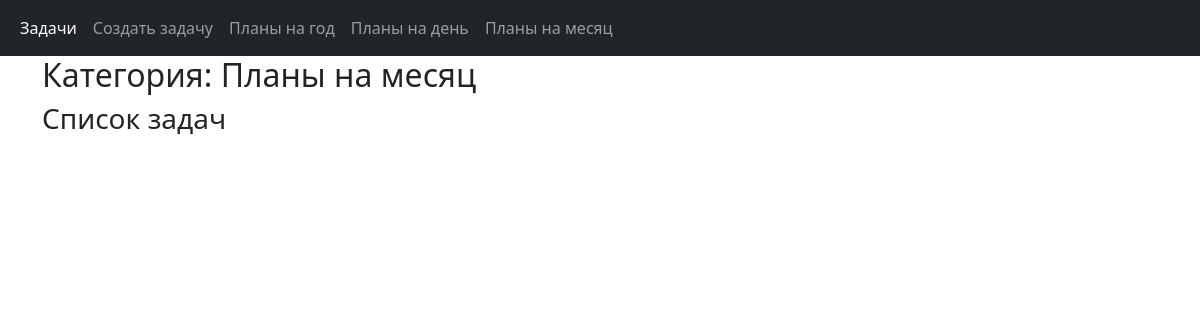
Page /taskmanager/2/ on the earlier database version.
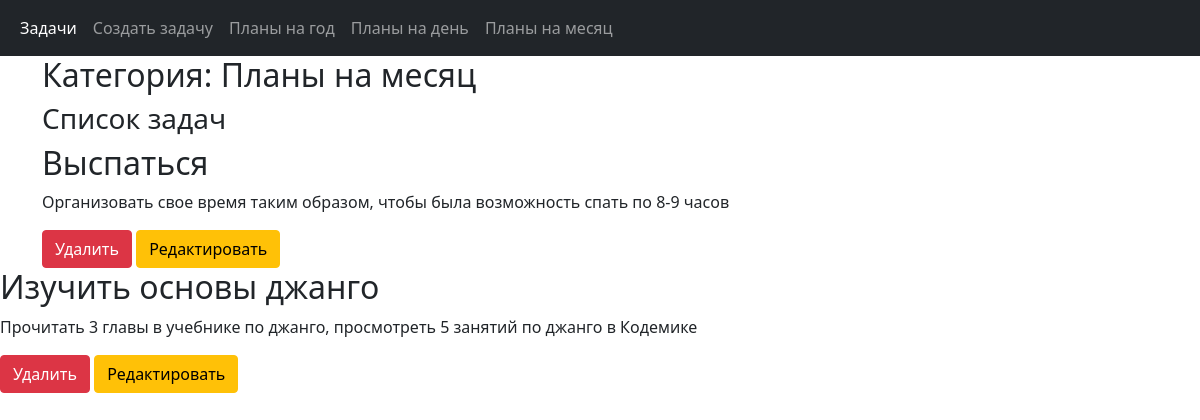
Same page on the later database version.
### taskmanager/models.py (models this page shows, shortened)
class Category(models.Model):
    name = models.CharField(max_length=100, db_index=True)
    class Meta:
        verbose_name = 'Категория'
        verbose_name_plural = 'Категории'
        ordering = ['name']

class Task(models.Model):
    title = models.CharField('title', max_length=100)
    description = models.TextField('description', max_length=250)
    creation_time = models.DateTimeField(auto_now_add=True, db_index=True)
    category = models.ForeignKey('Category', null=True, on_delete=models.PROTECT)
    status = models.BooleanField('status', default=False)
    class Meta:
        verbose_name = 'Задача'
        verbose_name_plural = 'Задачи'
        ordering = ['title']

### taskmanager/views.py (the view)
# urls.py: path('<int:category_id>/', by_category, name='by_category'),
def by_category(request, category_id):
    tasks = Task.objects.filter(category=category_id)
    categories = Category.objects.all()
    current_category = Category.objects.get(pk=category_id)
    context = {'tasks': tasks, 'categories': categories, 'current_category': current_category}
    return render(request, 'taskmanager/by_category.html', context)

### taskmanager/templates/taskmanager/by_category.html (shortened to what this page needs)
{% extends 'layout/base.html' %}
{% block category_name %}<h2>Категория: {{ current_category.name }}</h2>{% endblock %}

### taskmanager/templates/layout/base.html (shortened to what this page needs)
<!DOCTYPE html>
<html lang="en">
<head>
    <link rel="stylesheet" href="https://stackpath.bootstrapcdn.com/bootstrap/5.0.0-alpha1/css/bootstrap.min.css"
>
</head>
<body>
<nav class="navbar navbar-expand-lg navbar-dark bg-dark">
    <div class="container-fluid">
        <div class="collapse navbar-collapse" id="navbarSupportedContent">
            <ul class="navbar-nav mr-auto mb-2 mb-lg-0">
                <li class="nav-item">
                    <a class="nav-link active" aria-current="page" href="#">Задачи</a>
                </li>
                <li class="nav-item">
                    <a class="nav-link" href="{% url 'add' %}">Создать задачу</a>
                </li>
                {% for category in categories %}
                <li>
                    <a class="nav-link" href="{% url 'by_category' category.pk %}">{{ category.name }}</a>
                </li>
                {% endfor %}
            </ul>
        </div>
    </div>
</nav>
<div class="container">
    {% block content %}
    {% block category_name %}
    {% endblock %}
    <h3>Список задач</h3>
    {% for task in tasks %}
    <div class="{% if task.status %} alert alert-success {% endif %}">
        <h2>{{ task.title }} </h2>
        <p> {{ task.description }}</p>
        <a class="btn btn-danger" href="delete/{{ task.id }}">Удалить</a>
        <a class="btn btn-warning" href="edit/{{ task.id }}">Редактировать</a>
    </div>
</div>
{% endfor %}
{% endblock %}
</body>
</html>

Differences in the rows shown:
added Task: title "Выспаться", description "Организовать свое время таким образом, чтобы была возможность спать по 8-9 часов"
added Task: title "Изучить основы джанго", description "Прочитать 3 главы в учебнике по джанго, просмотреть 5 занятий по джанго в Кодемике"
